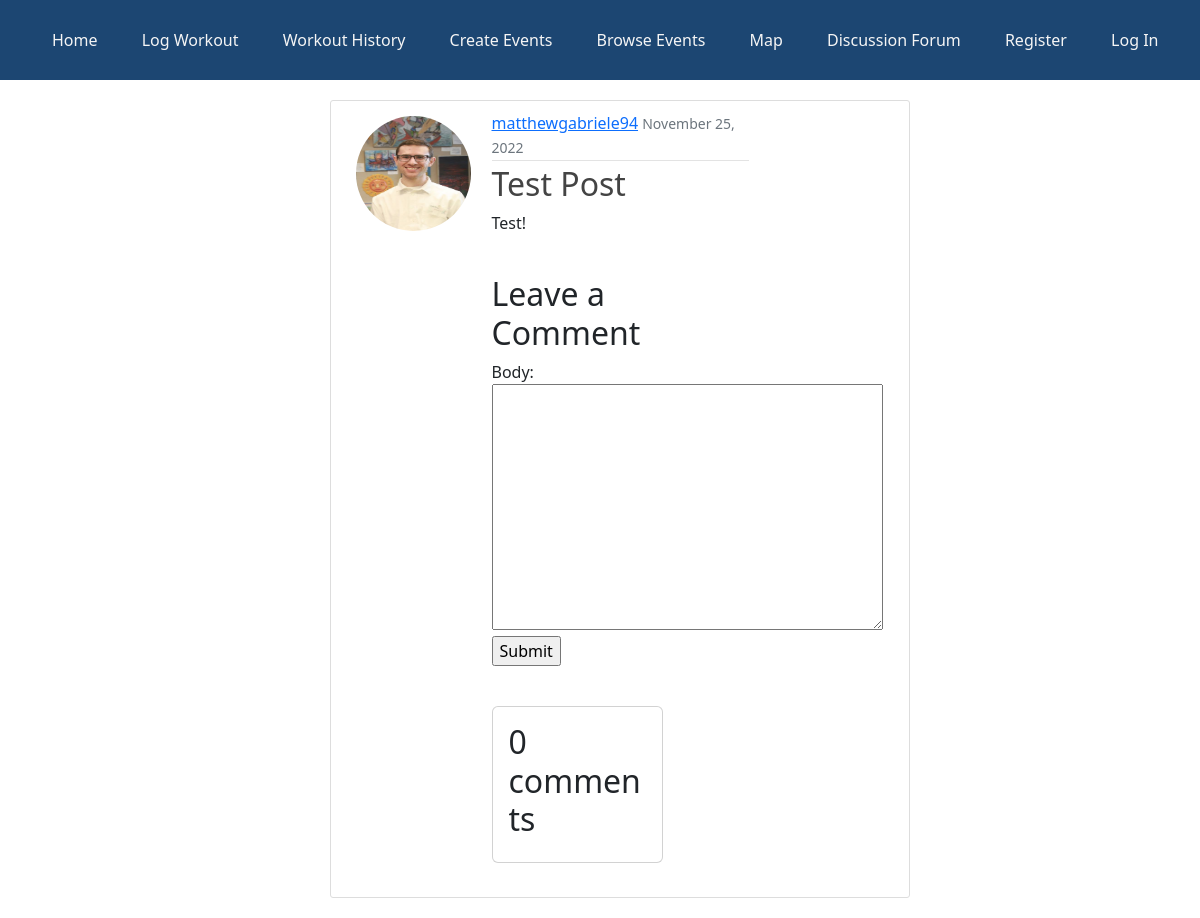
Before: /post/2/ with the older database file.
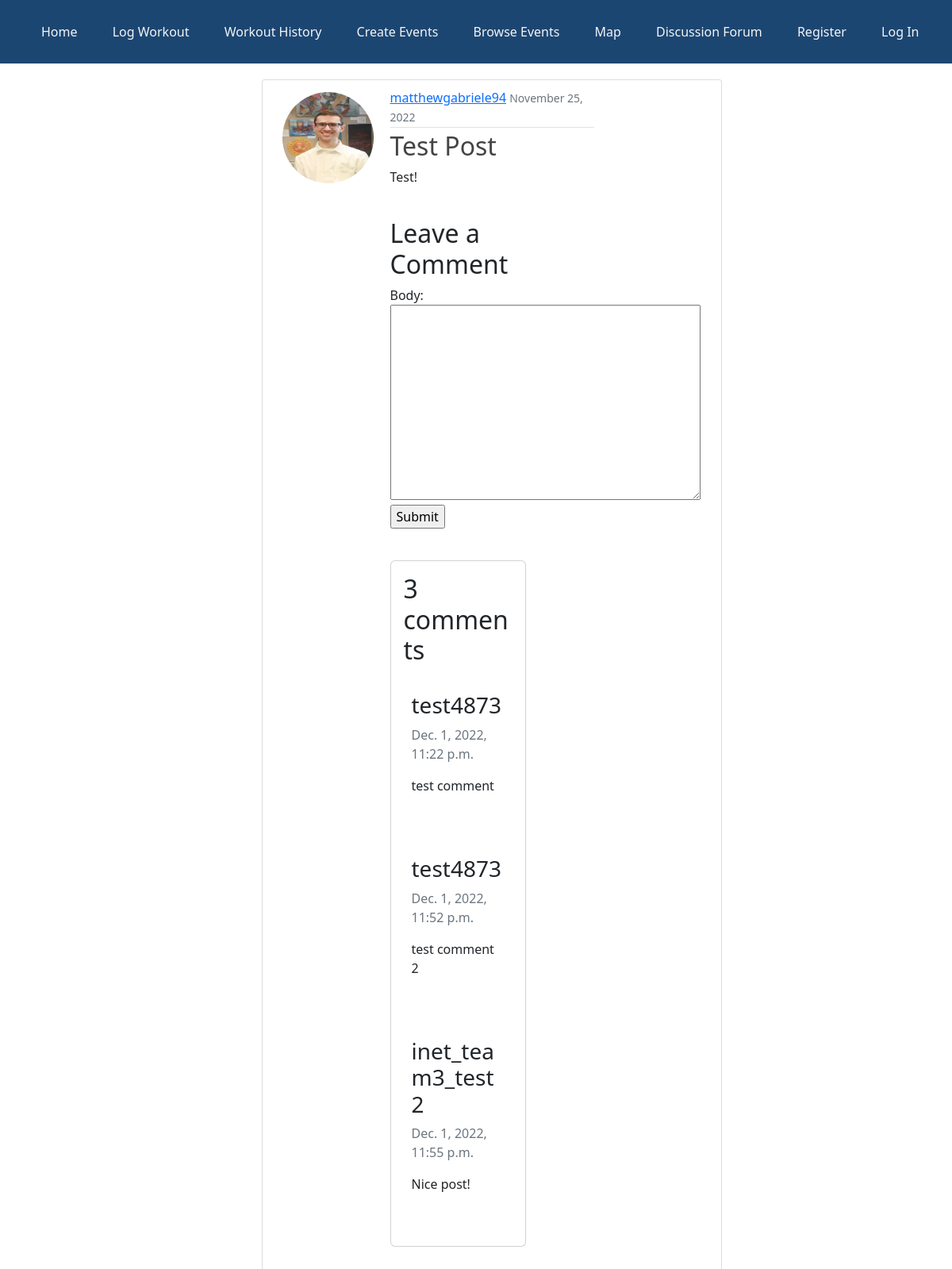
After: the same page with the newer database file.
### bikingapp/models.py (models this page shows, shortened)
class DiscForumComment(models.Model):
    post = models.ForeignKey(Post, on_delete=models.CASCADE, related_name="comments")
    author = models.ForeignKey(
        settings.AUTH_USER_MODEL, on_delete=models.SET_NULL, null=True, blank=True
    )
    body = models.TextField()
    created_on = models.DateTimeField(auto_now_add=True)
    class Meta:
        ordering = ["created_on"]

class CustomUser(AbstractUser):
    def image_upload_to(self, instance=None):
        if instance:
            return os.path.join("Users", self.username, instance)
        return None
    STATUS = (
        ("regular", "regular"),
        ("subscriber", "subscriber"),
        ("moderator", "moderator"),
    )
    email = models.EmailField(unique=True)
    status = models.CharField(max_length=100, choices=STATUS, default="regular")
    description = models.TextField(
        "Description", max_length=600, default="", blank=True
    )
    image = models.ImageField(default="default/user.jpg", upload_to=image_upload_to)
    def __str__(self):
        return self.username

### bikingapp/views.py (the view, shortened to what this page needs)
# urls.py: path("post/<int:pk>/", PostDetailView.as_view(), name="post-detail"),
class PostDetailView(FormMixin, DetailView):
    model = Post
    template_name = "discforum/post_detail.html"
    form_class = DiscForumCommentForm
    def get_context_data(self, **kwargs):
        context = super().get_context_data(**kwargs)
        context['form'] = DiscForumCommentForm
        context['comments'] = models.DiscForumComment.objects.order_by("id").filter(post = self.object)
        return context

### bikingapp/templates/discforum/post_detail.html (shortened to what this page needs)
<!DOCTYPE html>
<html lang="en">
<head>
  <link href="https://cdn.jsdelivr.net/npm/bootstrap@5.2.2/dist/css/bootstrap.min.css" rel="stylesheet"
>
</head>
<body>
  {% extends 'base.html' %}
  {% block content %}
  <div class="col-6 content-section2">
    <div class="row">
      <div class="col-3">
        <article class="media">
          <img class="rounded-circle article-img" src="{{ object.author.image.url }}">
      </div>
      <div class="col-6">
        <div class="media-body">
          <div class="article-metadata">
            <a class="mr-2" href="#">{{ object.author }}</a>
            <small class="text-muted">{{ object.date_posted|date:"F d, Y" }}</small>
          </div>
          <h2 class="article-title">{{ object.title }}</h2>
          <p class="article-content">{{ object.content }}</p>
          <br>
          <h2>Leave a Comment</h2>
          <form action="" method="post">
            {{form}}
            <input type="submit" value="Submit">
          </form>
          <br>
        </div>
        <div class="col-md-8 card mb-4  mt-3 ">
          <div class="card-body">
            <h2>{{ comments.count }} comments</h2>
            {% for comment in comments %}
            <div class="comments" style="padding: 10px;">
              <p class="font-weight-bold">
              <h3>{{ comment.author }}</h3>
              <span class=" text-muted font-weight-normal">
                {{ comment.created_on }}
              </span>
              </p>
              {{ comment.body | linebreaks }}
            </div>
            <br>
            {% endfor %}
          </div>
        </div>
      </div>
    </div>
  </div>
  {% endblock content %}

Changed rows visible on the page:
added DiscForumComment: author "test4873", created_on "Dec. 1, 2022, 11:22 p.m.", body "test comment"
added DiscForumComment: author "test4873", created_on "Dec. 1, 2022, 11:52 p.m.", body "test comment 2"
added DiscForumComment: author "inet_team3_test2", created_on "Dec. 1, 2022, 11:55 p.m.", body "Nice post!"
Other visible differences:
{{ comments.count }}: "0" → "3"
